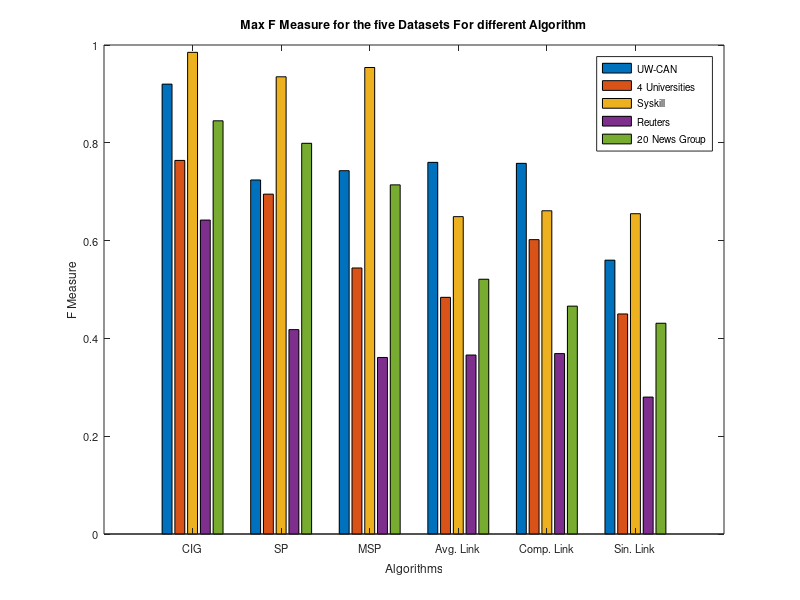

MATLAB code to generate this figure:

%CIG - Single Pass - Mod Single Pass, Average Linkage, Complete Linkage,
%Single Linkage
yBar=[0.920 0.764 0.985 0.642 0.845;
      0.724 0.695 0.935 0.418 0.799;
      0.743 0.544 0.954 0.361 0.714;
      0.760 0.484 0.649 0.366 0.521;
      0.758 0.602 0.661 0.369 0.466;
      0.560 0.450 0.655 0.280 0.431
      ]
bar(yBar);
title('Max F Measure for the five Datasets For different Algorithm');
leg = legend('UW-CAN','4 Universities', 'Syskill', 'Reuters', '20 News Group');
set(gca,'XTickLabel',{'CIG','SP','MSP', 'Avg. Link', 'Comp. Link', 'Sin. Link'},  'FontSize', 8) 
xlabel('Algorithms');
ylabel('F Measure');
